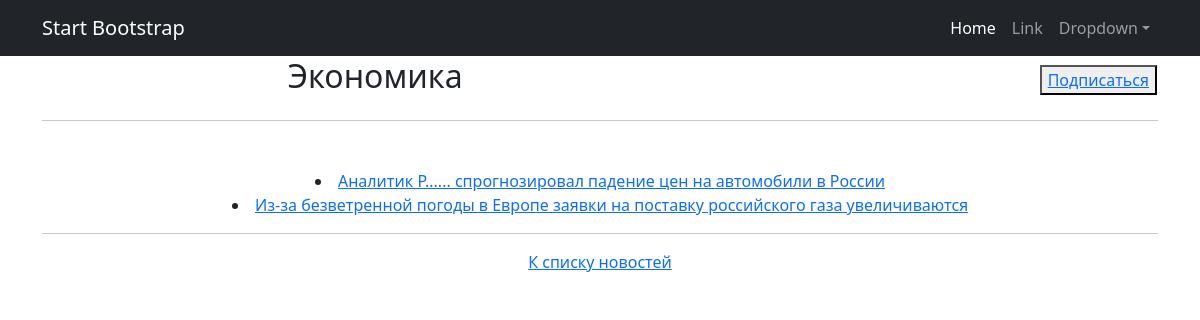
Screenshot of /categories/2/ with the database file from the repository.
### news/models.py (models this page shows, shortened)
class Category(models.Model):
    name = models.CharField(max_length=32, unique=True)
    subscribers = models.ManyToManyField(User)
    class Meta:
        verbose_name = 'Категория'
        verbose_name_plural = 'Категории'

class PostCategory(models.Model):
    postLink = models.ForeignKey(Post, on_delete=models.CASCADE)
    categoryLink = models.ForeignKey(Category, on_delete=models.CASCADE)

class Post(models.Model):
    author = models.ForeignKey(Author, on_delete=models.CASCADE)
    timeAdding = models.DateTimeField(auto_now_add=True)
    title = models.CharField(max_length=128)
    NEWS = 'NW'
    ARTICLE = 'AR'
    CATEGORY_CHOICES = (
        (NEWS, 'Новость'),
        (ARTICLE, 'Статья'),
    )
    postType = models.CharField(max_length=2, choices=CATEGORY_CHOICES, default=NEWS)
    postCategory = models.ManyToManyField(Category, through='PostCategory')
    text = models.TextField()
    rating = models.SmallIntegerField(default=0)
    class Meta:
        verbose_name = 'Пост'
        verbose_name_plural = 'Посты'

### news/views.py (the view)
# urls.py: path('categories/<int:pk>/', CategoryDetailView.as_view(), name='category_detail'),
class CategoryDetailView(DetailView):
    template_name = 'category_detail.html'
    queryset = Category.objects.all()
    def get_context_data(self, **kwargs):
        context = super().get_context_data(**kwargs)
        context['all_links'] = PostCategory.objects.all()
        return context

### news/templatetags/custom_filters.py (called while the page is built)
@register.filter()
def censor(value):
    try:
        tmp_str = str(value)
        censor_dict = {
            'Редиска': 'Р......',
            'редиска': 'р......',
        }
        for i, j in censor_dict.items():
            tmp_str = tmp_str.replace(i, j)
        return tmp_str
    except:
        print('Ошибка!')

@register.filter(name='subscribed')
def subscribed(qs, user):
    try:
        qs.get(pk=user.id)
        return True
    except User.DoesNotExist:
        return False

@register.filter(name='by_category')
def by_category(post_cat_list, category_id):
    return post_cat_list.filter(categoryLink=category_id)

### templates/category_detail.html (shortened to what this page needs)
{% extends 'flatpages/default.html' %}
{% load custom_filters %}
{% block header %}
    <table width="100%">
        <tr>
            <td>
                <h2>{{ category.name }}</h2>
            </td>
            <td align="right">
                {% if category.subscribers|subscribed:user %}
                    <button> <a href="{% url 'unsubscribe' cat_id=category.id %}">Отписаться</a> </button>
                {% else %}
                    <button> <a href="{% url 'subscribe' cat_id=category.id %}">Подписаться</a> </button>
                {% endif %}
            </td>
        </tr>
    </table>
{% endblock header %}
{% block content %}
    {% for link in all_links|by_category:category.id %}
        <li>
            <a href="{% url 'post_detail' link.postLink.id %}">{{ link.postLink.title|censor }}</a>
        </li>
    {% endfor %}
{% endblock content %}
{% block footer %}
    <a href="{% url 'news_list' %}">К списку новостей</a>
{% endblock footer %}

### rows the page displays
Category: name "Экономика"
PostCategory: postLink|censor "Аналитик Р...... спрогнозировал падение цен на автомобили в России"
PostCategory: postLink|censor "Из-за безветренной погоды в Европе заявки на поставку российского газа увеличиваются"
